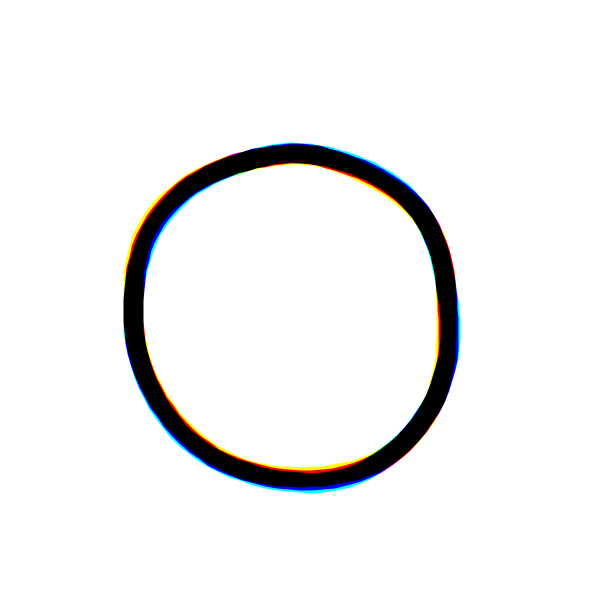
Frame 1 (no input)
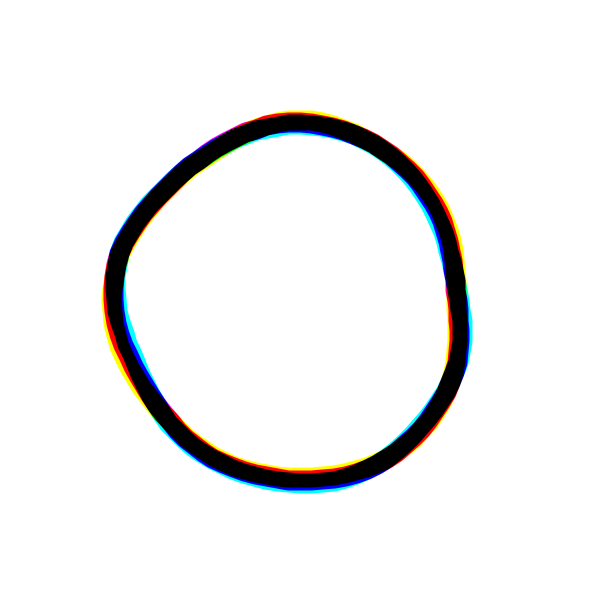
Frame 60 (the mouse pressed at the canvas centre just before this capture)
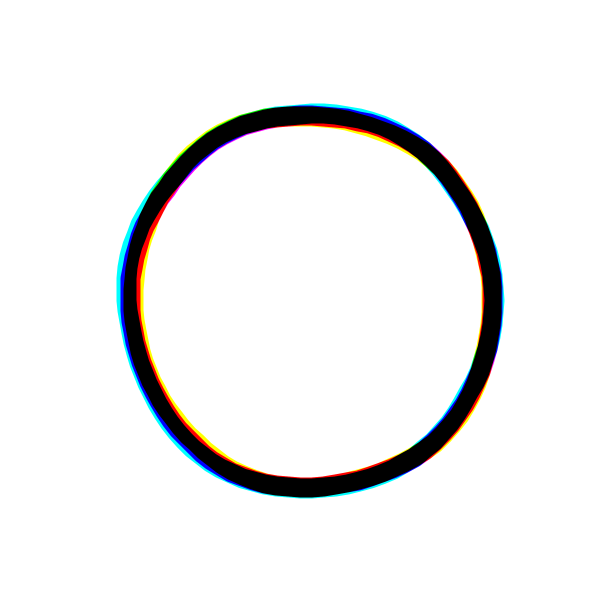
Frame 120 (the mouse held since frame 60 and released just before this capture)

The Processing sketch that drew these frames (run headless with seeded random() and noise(); from frame 60 on, the mouse is pressed at the canvas centre):

// Processing sketch: noisy_loop_multiply
// ── noisy_loop_multiply.pde

int num = 100;

void setup() {
  size(600, 600);
  // 색 값을 곱해서 더 어두운 색상이 나오도록 해주는 모드
  // 인쇄시 여러 색상을 겹쳐서 인쇄했을때 겹친 부분이
  // 더 어두워지는 것과 유사한 원리
  blendMode(MULTIPLY);
  background(255);

  strokeWeight(20);
  // 선들이 연결될때 모서리 부분이 직선으로 깍이는 스타일 지정
  strokeJoin(BEVEL);
}

void draw() {
  background(255);

  // noise()는 프로세싱에서 기본으로 제공하는 perlin noise 함수 값을
  // 이용하는 기능입니다. noise는 연속적이면서 무작위한 값을 뽑아줍니다.
  // noise()는 최대 3개의 값 x,y,z를 받아들일 수 있고,
  // 저는 이것을 연속하게 무작위한 값들이 분포해있는 3차원의
  // 노이즈 공간 속에서 입력한 좌표의 값을 가져온다고 상상합니다.
  // 입력된 좌표가 가까울수록 더 유사한 무작위한 값을 얻을수 있습니다.
  
  // 닫힌 고리 형태를 그리기 위해 noise()에
  // 좌표평면에 그릴 경우 원이 되는 점들을 순차적으로 넣어주고 있습니다.
  // 이것을 위해 noise()에 입력되는 값 중 n_x, n_y 값을 쓰고 있고,
  // z 값은 프레임별로 변화가 있는 값 frameCount를 넣어 애니메이션을 주고 있습니다.
  
  // n_x, n_y의 경우, 원의 중심이 0,0 보다 큰 값을 가지도록 지정해주고 있는데,
  // 이는 이렇게 하지 않을 경우 대칭인 형태가 나와버립니다.
  
  // 고리 1, 2, 3은 각각 noise()에 입력되는 원 좌표의 중심이
  // 매우 작은 숫자만큼 이동이 되어있는데,
  // 이는 매우 조금씩 다른 고리를 그리기 위함입니다.
  
  // 고리 1
  stroke(255, 255, 0);
  beginShape();
  for (int i=0; i<num; i++) {
    float angle = i * 2 * PI / num;
    float n_x = 1+cos(angle)*0.2;
    float n_y = 1+sin(angle)*0.2;

    float r = noise(n_x, n_y, frameCount * 0.004) * 300 + 50;
    float x = width * 0.5 + r * cos(angle);
    float y = height * 0.5 + r * sin(angle);
    vertex(x, y);
  }
  endShape(CLOSE);

  // 고리 2
  stroke(255, 0, 255);
  beginShape();
  for (int i=0; i<num; i++) {
    float angle = i * 2 * PI / num;
    float n_x = (1+0.02)+cos(angle)*0.2;
    float n_y = (1+0.02)+sin(angle)*0.2;

    float r = noise(n_x, n_y, frameCount * 0.004) * 300 + 50;
    float x = width * 0.5 + r * cos(angle);
    float y = height * 0.5 + r * sin(angle);
    vertex(x, y);
  }
  endShape(CLOSE);

  // 고리 3
  stroke(0, 255, 255);
  beginShape();
  for (int i=0; i<num; i++) {
    float angle = i * 2 * PI / num;
    float n_x = (1+0.04)+cos(angle)*0.2;
    float n_y = (1+0.04)+sin(angle)*0.2;

    float r = noise(n_x, n_y, frameCount * 0.004) * 300 + 50;
    float x = width * 0.5 + r * cos(angle);
    float y = height * 0.5 + r * sin(angle);
    vertex(x, y);
  }
  endShape(CLOSE);
}
